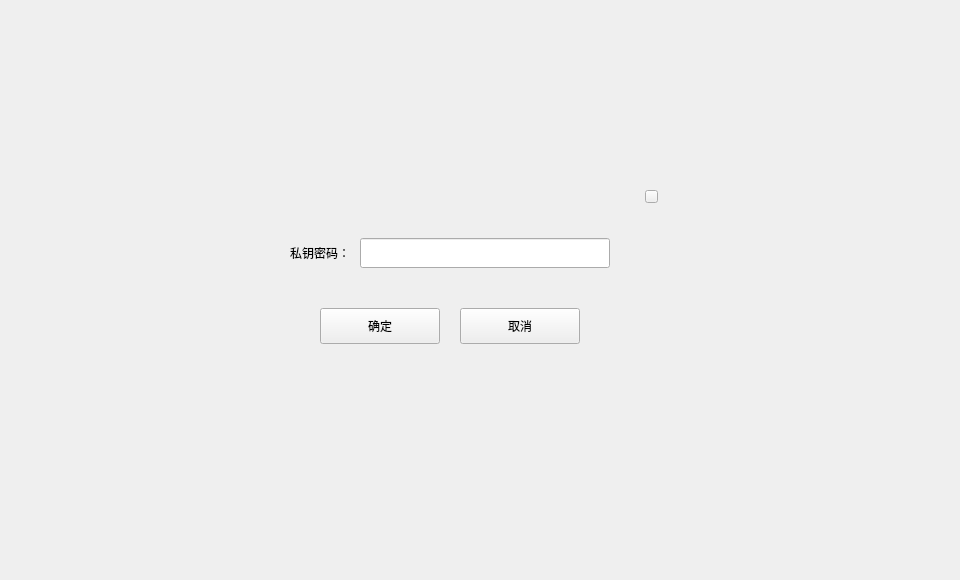
<?xml version="1.0" encoding="UTF-8"?>
<ui version="4.0">
 <class>ImportEnterPwdDialog</class>
 <widget class="QDialog" name="ImportEnterPwdDialog">
  <property name="geometry">
   <rect>
    <x>0</x>
    <y>0</y>
    <width>960</width>
    <height>580</height>
   </rect>
  </property>
  <property name="windowTitle">
   <string>Dialog</string>
  </property>
  <widget class="QWidget" name="widget" native="true">
   <property name="geometry">
    <rect>
     <x>0</x>
     <y>0</y>
     <width>960</width>
     <height>580</height>
    </rect>
   </property>
   <widget class="QWidget" name="containerWidget" native="true">
    <property name="geometry">
     <rect>
      <x>230</x>
      <y>178</y>
      <width>440</width>
      <height>200</height>
     </rect>
    </property>
    <property name="font">
     <font>
      <family>微软雅黑</family>
     </font>
    </property>
    <widget class="QToolButton" name="cancelBtn">
     <property name="geometry">
      <rect>
       <x>230</x>
       <y>130</y>
       <width>120</width>
       <height>36</height>
      </rect>
     </property>
     <property name="font">
      <font>
       <family>微软雅黑</family>
      </font>
     </property>
     <property name="cursor">
      <cursorShape>PointingHandCursor</cursorShape>
     </property>
     <property name="focusPolicy">
      <enum>Qt::NoFocus</enum>
     </property>
     <property name="styleSheet">
      <string notr="true"/>
     </property>
     <property name="text">
      <string>取消</string>
     </property>
    </widget>
    <widget class="QToolButton" name="okBtn">
     <property name="geometry">
      <rect>
       <x>90</x>
       <y>130</y>
       <width>120</width>
       <height>36</height>
      </rect>
     </property>
     <property name="font">
      <font>
       <family>微软雅黑</family>
      </font>
     </property>
     <property name="cursor">
      <cursorShape>PointingHandCursor</cursorShape>
     </property>
     <property name="focusPolicy">
      <enum>Qt::NoFocus</enum>
     </property>
     <property name="styleSheet">
      <string notr="true"/>
     </property>
     <property name="text">
      <string>确定</string>
     </property>
    </widget>
    <widget class="QLabel" name="label_9">
     <property name="geometry">
      <rect>
       <x>20</x>
       <y>60</y>
       <width>100</width>
       <height>30</height>
      </rect>
     </property>
     <property name="font">
      <font>
       <family>微软雅黑</family>
       <stylestrategy>PreferDefault</stylestrategy>
      </font>
     </property>
     <property name="text">
      <string>私钥密码：</string>
     </property>
     <property name="alignment">
      <set>Qt::AlignRight|Qt::AlignTrailing|Qt::AlignVCenter</set>
     </property>
     <property name="wordWrap">
      <bool>true</bool>
     </property>
    </widget>
    <widget class="QLineEdit" name="pkPwdLineEdit">
     <property name="geometry">
      <rect>
       <x>130</x>
       <y>60</y>
       <width>250</width>
       <height>30</height>
      </rect>
     </property>
     <property name="font">
      <font>
       <family>微软雅黑</family>
      </font>
     </property>
     <property name="contextMenuPolicy">
      <enum>Qt::DefaultContextMenu</enum>
     </property>
     <property name="echoMode">
      <enum>QLineEdit::Password</enum>
     </property>
    </widget>
    <widget class="QToolButton" name="closeBtn">
     <property name="geometry">
      <rect>
       <x>415</x>
       <y>12</y>
       <width>13</width>
       <height>13</height>
      </rect>
     </property>
     <property name="cursor">
      <cursorShape>PointingHandCursor</cursorShape>
     </property>
     <property name="focusPolicy">
      <enum>Qt::NoFocus</enum>
     </property>
     <property name="styleSheet">
      <string notr="true"/>
     </property>
     <property name="text">
      <string/>
     </property>
    </widget>
   </widget>
  </widget>
 </widget>
 <resources/>
 <connections/>
</ui>
